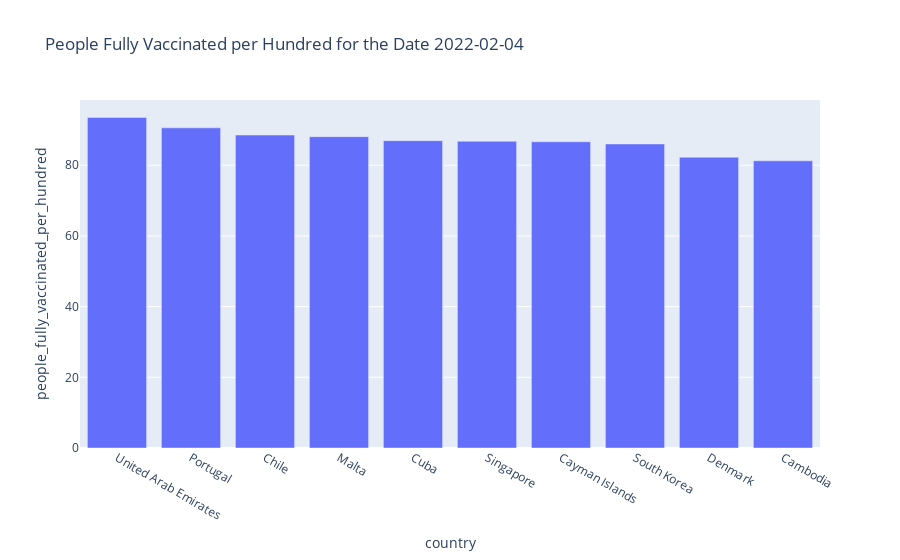

Notebook source saved alongside this figure:
### Markdown cell above
<div class="alert alert-block alert-info" style="font-size:16px; font-family:Helvetica;">
     📌 We can say that often theses country total population are between 5 to 40 Millions 
</div>

### Code cell
df = df.sort_values(by='people_fully_vaccinated_per_hundred',ascending=False)

px.bar(df.head(10), x='country', y='people_fully_vaccinated_per_hundred',
                   title='People Fully Vaccinated per Hundred for the Date 2022-02-04')

### Figure 1 — Plotly figure (JSON) as saved in the notebook; plotly's stock layout.template omitted (floating-point values rounded to 4 significant figures)
{"data": [{"alignmentgroup": "True", "hovertemplate": "country=%{x}<br>people_fully_vaccinated_per_hundred=%{y}<extra></extra>", "legendgroup": "", "marker": {"color": "#636efa", "pattern": {"shape": ""}}, "name": "", "offsetgroup": "", "orientation": "v", "showlegend": false, "textposition": "auto", "type": "bar", "x": ["United Arab Emirates", "Portugal", "Chile", "Malta", "Cuba", "Singapore", "Cayman Islands", "South Korea", "Denmark", "Cambodia"], "xaxis": "x", "y": [93.55, 90.59, 88.55, 88.09, 86.97, 86.8, 86.66, 86.04, 82.28, 81.27], "yaxis": "y"}], "layout": {"barmode": "relative", "legend": {"tracegroupgap": 0}, "title": {"text": "People Fully Vaccinated per Hundred for the Date 2022-02-04"}, "xaxis": {"anchor": "y", "domain": [0.0, 1.0], "title": {"text": "country"}}, "yaxis": {"anchor": "x", "domain": [0.0, 1.0], "title": {"text": "people_fully_vaccinated_per_hundred"}}}}
